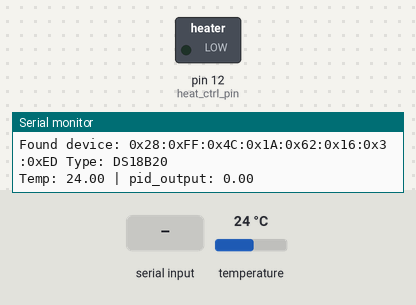
A sketch run on a simulated Arduino Uno, built with avr-gcc and run on an emulated ATmega328P. Shown: switched loads named in the sketch (green lamp = pin HIGH), the last lines printed to the serial monitor. The test bench sets the inputs (shaded band); at power-on: temperature 24 °C.

Above: at 3.4 s.
3.5 s: "a\n" received over Serial
At 4.4 s:
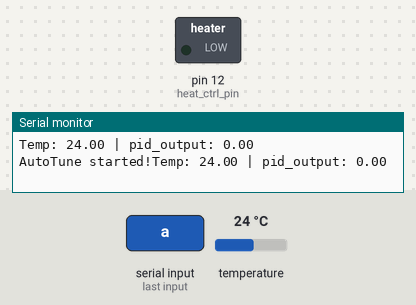
5.7 s: byte 97 ('a') received over Serial
At 6.7 s:
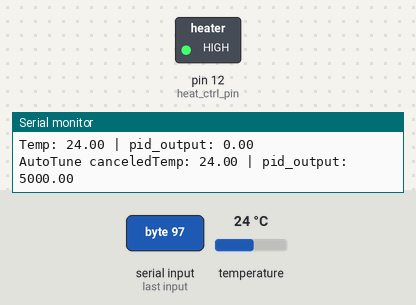
Timing chart, 0 to 8.7 s (numbered marks = the images above; inputs shaded):
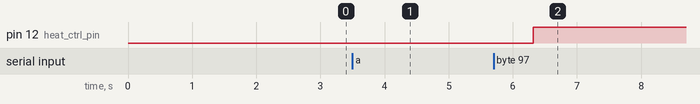

Measured:
- after the input at 3.5 s, pin 12 (heat_ctrl_pin): stays LOW (without the input it goes to HIGH after 0.80 s)
- after the input at 5.7 s, pin 12 (heat_ctrl_pin): LOW → HIGH after 0.62 s

The sketch:

TeaCR_control_with_temp.ino
```cpp
#include <OneWire.h>
#include <PID_v1.h>
#include <PID_AutoTune_v0.h>

/*
  omgbio PCR multi temperature probe reader
  for Dallas Semiconductor DS18x2x family probes.

  License: GPLv3
*/

#define DEBUG (1)

struct device {
  int index;
  byte addr[8];
  int model_s;
  int is_ds18x2x;
};

OneWire ds(6);

struct device devices[8];
int device_count = 0;

void debug_byte(byte b) {
  if(DEBUG) {
    Serial.print(b, HEX);
  }
}

void debug_float(float f) {
  if(DEBUG) {
    Serial.print(f);
  }
}

void debug_int(int i) {
  if(DEBUG) {
    Serial.print(i);
  }
}

void debug(char* str) {
  if(DEBUG) {
    Serial.print(str);
  }
}

void find_devices() {
  byte addr[8];
  int i, j;

  ds.reset_search();
  delay(250);
  i = 0;
  while(ds.search(addr)) {

    devices[i].index = i;
    debug("Found device: ");

    if(OneWire::crc8(addr, 7) != addr[7]) {
      debug("Invalid checksum! Skipping.\n");
      continue;
    }

    for(j=0; j < 8; j++) {
      devices[i].addr[j] = addr[j];
      debug("0x");
      debug_byte(addr[j]);
      if(j < 7) {
        debug(":");
      }
    }
    debug(" Type: ");

    devices[i].is_ds18x2x = 1;

    // the first ROM byte indicates which chip
    switch (addr[0]) {
      case 0x10:
        debug("DS18S20 or DS1820");
        devices[i].model_s = 1;
        break;
      case 0x28:
        debug("DS18B20");
        devices[i].model_s = 0;
        break;
      case 0x22:
        debug("DS1822");
        devices[i].model_s = 0;
        break;
      default:
        debug("Not a DS18x2x family device.");
        devices[i].is_ds18x2x = 0;
        return;
    }

    debug("\n");
    i++;
  }


  device_count = i;
}

int heat_ctrl_pin = 12;
int cold_ctrl_pin = 10;

// PID stuff
double pid_setpoint, pid_input, pid_output;
PID myPID(&pid_input, &pid_output, &pid_setpoint, 1000, 200, 400, DIRECT);
int pid_window_size = 5000;
unsigned long pid_window_start_time;

// PID AutoTune stuff
double aTuneStep = pid_window_size, aTuneNoise = 1;
unsigned int aTuneLookBack = 10;
PID_ATune aTune(&pid_input, &pid_output);
byte ATuneModeRemember = 0;
byte modeIndex = 0;
double kp = 2, ki = 0.5, kd = 2;
bool tuning = false;

void setup(void) {
  // PCR is:
  //  Denaturation: 94-98
  //  Annealing: 50-65
  //  Extension: 72

  Serial.begin(9600);

  pinMode(heat_ctrl_pin, OUTPUT);
  pinMode(cold_ctrl_pin, OUTPUT);

  delay(2000); // Wait a bit so we can show the serial console

  // Temperature sensor stuff
  find_devices();

  // PID stuff
  pid_window_start_time = millis();
  pid_setpoint = 72.0;
  myPID.SetOutputLimits(0, pid_window_size);
  myPID.SetMode(AUTOMATIC); // this turns the PID on

}

void AutoTuneHelper(boolean start) {
  if(start) {
    ATuneModeRemember = myPID.GetMode();
    myPID.SetMode(MANUAL);
  } else {
    modeIndex = ATuneModeRemember;
    myPID.SetMode(modeIndex);
  }
}

void toggleAutoTune() {
  if(!tuning) {
    // begin autotune
    AutoTuneHelper(true);
    aTune.SetNoiseBand(aTuneNoise);
    aTune.SetOutputStep(aTuneStep);
    aTune.SetLookbackSec((int)aTuneLookBack);
    tuning = true;
    Serial.write("AutoTune started!");
  } else { // cancel autotune
    aTune.Cancel();
    tuning = false;
    AutoTuneHelper(false);
    Serial.write("AutoTune canceled");
  }
}


/*
  This function based on the temperature reading example
  from the OneWire Arduino library example
*/
float read_temperature(struct device* dev) {
  int i;
  byte present = 0;
  byte data[12];
  float celsius;

  ds.reset();
  ds.select(dev->addr);
  ds.write(0x44, 1); // start conversion, with parasite power on at the end

  delay(1000); // maybe 750ms is enough, maybe not

  // we might do a ds.depower() here, but the reset will take care of it.
  present = ds.reset();

  ds.select(dev->addr);
  ds.write(0xBE);         // Read Scratchpad

  // read 9 bytes;
  for ( i = 0; i < 9; i++) {
    data[i] = ds.read();
  }

  // Convert the data to actual temperature
  // because the result is a 16 bit signed integer, it should
  // be stored to an "int16_t" type, which is always 16 bits
  // even when compiled on a 32 bit processor.
  int16_t raw = (data[1] << 8) | data[0];
  if (dev->model_s) {
    raw = raw << 3; // 9 bit resolution default
    if (data[7] == 0x10) {
      // "count remain" gives full 12 bit resolution
      raw = (raw & 0xFFF0) + 12 - data[6];
    }
  } else {
    byte cfg = (data[4] & 0x60);
    // at lower res, the low bits are undefined, so let's zero them
    if (cfg == 0x00) raw = raw & ~7;  // 9 bit resolution, 93.75 ms
    else if (cfg == 0x20) raw = raw & ~3; // 10 bit res, 187.5 ms
    else if (cfg == 0x40) raw = raw & ~1; // 11 bit res, 375 ms
    //// default is 12 bit resolution, 750 ms conversion time
  }
  celsius = (float)raw / 16.0;
//  fahrenheit = celsius * 1.8 + 32.0;
/*
  Serial.print("D:");
  Serial.print(dev->index);
  Serial.print(":");
  Serial.print(celsius);
  Serial.print("\n");
*/
  return celsius;
}

int toggle(int* state, int pin) {
  if(*state > 0) {
    *state = 0;
    digitalWrite(pin, LOW);
  } else {
    *state = 1;
    digitalWrite(pin, HIGH);
  }
}


byte in;
int heating = 0;
int cooling = 0;
unsigned long timenow = 0;
int last_print = 0;

void loop(void) {

  int i;
  for(i=0; i < device_count; i++) {
    pid_input = read_temperature(&(devices[i]));
  }


  if (Serial.available() > 0) {
    in = Serial.read();
    switch(in) {
      case 'a':
        toggleAutoTune();
        break;
      case 'h':
        toggle(&heating, heat_ctrl_pin);
        break;
      case 'c':
        toggle(&cooling, cold_ctrl_pin);
        break;
    }
  }

  timenow = millis();


  if(tuning) {
    byte val = (aTune.Runtime());

    if(val != 0) {
      tuning = false;
    }

    if(!tuning) {
      // We're done, set the tuning parameters
      kp = aTune.GetKp();
      ki = aTune.GetKi();
      kd = aTune.GetKd();
      myPID.SetTunings(kp, ki, kd);
      AutoTuneHelper(false);
      Serial.print("Tuning complete!\n");
      Serial.print("  kp: "); Serial.print(kp); Serial.print("\n");
      Serial.print("  ki: "); Serial.print(ki); Serial.print("\n");
      Serial.print("  kd: "); Serial.print(kd); Serial.print("\n");
    }
  } else { // not tuning, so run normal PID control
    myPID.Compute();
  }

  // PID stuff
  if(timenow - pid_window_start_time > pid_window_size) { //time to shift the Relay Window
    pid_window_start_time += pid_window_size;
  }

  if(pid_output > timenow - pid_window_start_time) {
    digitalWrite(heat_ctrl_pin, HIGH);
  } else {
    digitalWrite(heat_ctrl_pin, LOW);
  }

  if(timenow - last_print > 1000) {
    Serial.print("Temp: ");
    Serial.print(pid_input);
    Serial.print(" | pid_output: ");
    Serial.print(pid_output);
    Serial.print("\n");
    last_print = timenow;
  }

}
```
